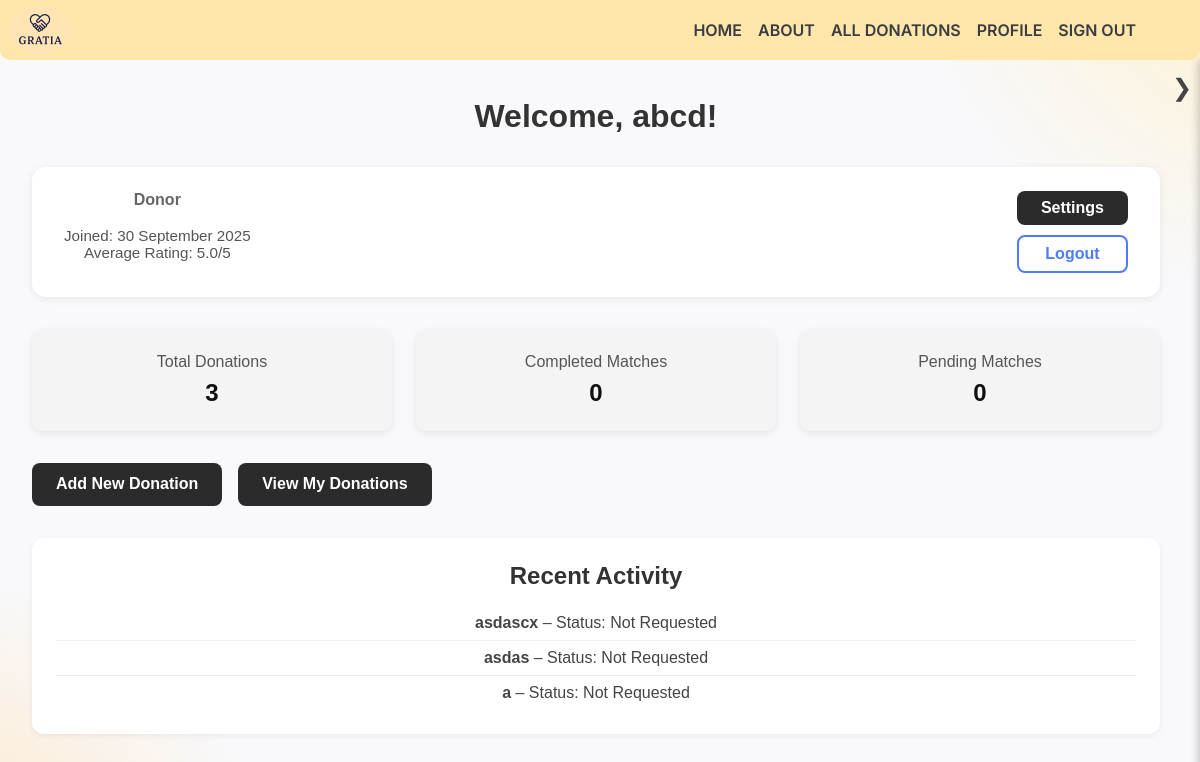
Screenshot of /dashboard (signed in) with the database file from the repository.
### tables this page shows
CREATE TABLE "Users"(`user_id` TEXT PRIMARY KEY, `name` TEXT, `email` TEXT, `password` TEXT, `role` TEXT, `Creation_date` CURRENT_TIMESTAMP, notifications_enabled INTEGER DEFAULT 0, public_profile INTEGER DEFAULT 0, preferred_category TEXT);

CREATE TABLE "Donations" (
    donation_id INTEGER PRIMARY KEY AUTOINCREMENT,
    donor_id TEXT,
    items TEXT,
    category TEXT,
    status TEXT DEFAULT 'Available',
    "date_donated" DATETIME DEFAULT CURRENT_TIMESTAMP, Image_URL TEXT,
    FOREIGN KEY (donor_id) REFERENCES Users(user_id)
);

### main.py (the view, shortened to what this page needs)
@app.route("/dashboard")
@login_required
def dashboard():
    db = get_db()
    user = current_user()
    if user.role == "Donor":
        stats = db.execute(
            """SELECT
                    COUNT(*) as total_donations,
                    SUM(CASE WHEN donation_id IN (SELECT donation_id FROM matches_ex WHERE status = 'Completed') THEN 1 ELSE 0 END) as completed_donations,
                    SUM(CASE WHEN donation_id IN (SELECT donation_id FROM matches_ex WHERE status = 'Pending') THEN 1 ELSE 0 END) as pending_matches
                FROM Donations WHERE donor_id = ?""",
            (user.user_id,),
        ).fetchone()
        recent = db.execute(
            """SELECT d.items, COALESCE(m.status, 'Not Requested') as status
                FROM Donations d
                LEFT JOIN matches_ex m ON d.donation_id = m.donation_id
                WHERE d.donor_id = ?
                ORDER BY d.donation_id DESC
                LIMIT 5""",
            (user.user_id,),
        ).fetchall()
    creation_str = ""
    try:
        dt = datetime.strptime(user.creation_date.strip(), "%d/%m/%y %H:%M:%S")
        creation_str = dt.strftime("%d %B %Y")
    except Exception:
        creation_str = user.creation_date if hasattr(user, "creation_date") else ""
    print("DEBUG — User attributes:", vars(user))
    avg_row = db.execute(
        "SELECT AVG(rating) as avg FROM Ratings WHERE rated_id=?", (user.user_id,)
    ).fetchone()
    avg_rating = (
        round(avg_row["avg"], 1) if avg_row and avg_row["avg"] is not None else 0
    )
    return render_template(
        "partials/dashboard.html",
        user=user,
        stats=stats,
        recent=recent,
        creation_str=creation_str,
        avg_rating=avg_rating,
    )

### main.py (called while the page is built)
def get_db():
    db = getattr(g, "_database", None)
    if db is None:
        db = g._database = sqlite3.connect(DATABASE)
        db.row_factory = sqlite3.Row
    return db

@app.teardown_appcontext
def close_connection(exception):
    db = getattr(g, "_database", None)
    if db:
        db.close()

def current_user():
    if "user_id" in session:
        db = get_db()
        row = db.execute(
            "SELECT * FROM Users WHERE user_id=?", (session["user_id"],)
        ).fetchone()
        if row:
            return User(row)
    return None

def login_required(f):
    @wraps(f)
    def decorated_function(*args, **kwargs):
        if "user_id" not in session:
            flash("Please sign in first.", "warning")
            return redirect(url_for("signin_page"))
        return f(*args, **kwargs)
    return decorated_function

@app.context_processor
def inject_notifications():
    user = current_user()
    notifications = []
    unread_count = 0
    if user:
        db = get_db()
        notifications = db.execute(
            "SELECT * FROM Notifications WHERE user_id=? ORDER BY created_at DESC",
            (user.user_id,),
        ).fetchall()
        unread_count = sum(1 for n in notifications if n["read"] == 0)
    return dict(notifications=notifications, notif_count=unread_count)

### templates/partials/dashboard.html (shortened to what this page needs)
{% extends "layout.html" %}
{% block content %}
<div class="scroll-container">
  <div id="swup" class="transition-fade">
  <main class="dashboard">
    <h1>Welcome, {{ user.name }}!</h1>
    <div class="profile-overview">
      <div class="profile-info">
        <p class="role">{{ user.role }}</p>
        <br>
        <p class="joined">Joined: {{ creation_str }}</p>
        <p class="rating">
          Average Rating:
          {% if avg_rating is defined and avg_rating %}
            {{ avg_rating|round(1) }}/5
          {% else %}
            N/A
          {% endif %}
        </p>
      </div>
      <div class="profile-actions">
        <a href="{{ url_for('settings') }}" class="btn">Settings</a>
        <a href="{{ url_for('signout') }}" class="btn btn-outline">Logout</a>
      </div>
    </div>
    <div class="dashboard-stats">
      {% if user.role == "Donor" %}
        <div class="stat-card">
          <h3>Total Donations</h3>
          <p>{{ stats.total_donations }}</p>
        </div>
        <div class="stat-card">
          <h3>Completed Matches</h3>
          <p>{{ stats.completed_donations }}</p>
        </div>
        <div class="stat-card">
          <h3>Pending Matches</h3>
          <p>{{ stats.pending_matches }}</p>
        </div>
      {% endif %}
    </div>
    <div class="dashboard-actions">
      {% if user.role == "Donor" %}
        <a href="{{ url_for('add') }}" class="btn">Add New Donation</a>
        <a href="{{ url_for('matches') }}" class="btn">View My Donations</a>
      {% else %}
        <a href="{{ url_for('find_matches') }}" class="btn">Find Donations</a>
        <a href="{{ url_for('matches') }}" class="btn">View My Requests</a>
      {% endif %}
    </div>
    <div class="dashboard-recent">
      <h2>Recent Activity</h2>
      {% if recent %}
        <ul>
          {% for item in recent %}
            <li>
              <strong>{{ item.items }}</strong> – Status: {{ item.status }}
            </li>
          {% endfor %}
        </ul>
      {% else %}
        <p>No recent activity.</p>
      {% endif %}
    </div>
  </main>
  </div>
</div>
{% endblock %}

### static/css/styles.css (style rules this page uses)
* { margin: 0; padding: 0; box-sizing: border-box; }
*, *::before, *::after { box-sizing: border-box; }
body { font-family: 'Inter', sans-serif; color: #222; background-color: #f9f9fb; }
body::before { content: ""; position: fixed; top: -100px; right: -100px; width: 400px; height: 400px; background: radial-gradient(circle at top right, #ffefc6, transparent 70%); z-index: -1; }
body::after { content: ""; position: fixed; bottom: -100px; left: -100px; width: 400px; height: 400px; background: radial-gradient(circle at bottom left, #ffe2b8, transparent 70%); z-index: -1; }
main { max-width: 900px; margin: 2rem auto; padding: 0 1rem; text-align: center; }
h1, h2, h3, h4 { font-weight: 600; color: #222; }
p, span, li, a, button { font-weight: 400; color: #444; }
.btn { background-color: #2b2b2b; color: #fff; padding: 0.5rem 1.5rem; border-radius: 8px; text-decoration: none; font-weight: 600; transition: background 0.2s; transition: background-color 0.2s ease, transform 0.15s ease; }
#swup { opacity: 1; transform: translateY(3px); transition: opacity 0.25s ease-in-out, transform 0.25s ease-in-out; }
.profile-overview { display: flex; justify-content: space-between; align-items: flex-start; gap: 2rem; background: #fff; padding: 1.5rem 2rem; border-radius: 14px; box-shadow: 0 2px 8px rgba(0, 0, 0, 0.08); margin-bottom: 2rem; }
.profile-info .role { font-weight: 600; color: #666; }
.profile-info .joined, .profile-info .rating { font-size: 0.95rem; color: #555; }
.profile-actions { display: flex; flex-direction: column; gap: 0.6rem; justify-content: center; }
.btn-outline { background: transparent; border: 2px solid #4e7cff; color: #4e7cff; }
.scroll-container { height: 100vh; overflow: hidden; position: relative; }
.scroll-container>#swup { height: 100%; overflow-y: scroll; padding-right: 8px; box-sizing: content-box; }
html, body { height: 100%; overflow: hidden; margin: 0; padding: 0; }
.dashboard-stats { display: flex; flex-wrap: wrap; gap: 1rem; margin: 2rem 0; }
.dashboard-actions { display: flex; flex-wrap: wrap; gap: 1rem; margin-bottom: 2rem; }
.dashboard { padding: 2rem; max-width: 1200px; margin: auto; color: #222; font-family: 'Arial', sans-serif; }
.dashboard h1 { font-size: 2rem; margin-bottom: 2rem; font-weight: 700; color: #333; }
.dashboard-stats { display: flex; flex-wrap: wrap; gap: 1.5rem; margin-bottom: 2rem; }
.stat-card { flex: 1 1 200px; background-color: #f4f4f4; border-radius: 12px; padding: 1.5rem; box-shadow: 0 3px 8px rgba(0, 0, 0, 0.08); text-align: center; transition: transform 0.2s, box-shadow 0.2s; }
.stat-card h3 { font-size: 1rem; margin-bottom: 0.5rem; font-weight: 500; color: #555; }
.stat-card p { font-size: 1.5rem; font-weight: 600; color: #111; }
.dashboard-actions .btn { background-color: #2b2b2b; color: #fff; padding: 0.8rem 1.5rem; border-radius: 8px; text-decoration: none; font-weight: 600; transition: background 0.2s; transition: background-color 0.2s ease, transform 0.15s ease; }
.dashboard-recent { background-color: #fff; border-radius: 12px; padding: 1.5rem; box-shadow: 0 2px 6px rgba(0, 0, 0, 0.06); }
.dashboard-recent h2 { margin-bottom: 1rem; color: #333; }
.dashboard-recent ul { list-style-type: none; padding: 0; margin: 0; }
.dashboard-recent li { padding: 0.5rem 0; border-bottom: 1px solid #eee; color: #444; }
.dashboard-recent li:last-child { border-bottom: none; }

### rows the page displays
Users: name "abcd", role "Donor"
Donations: items "asdascx", status "Not Requested"
Donations: items "asdas", status "Not Requested"
Donations: items "a", status "Not Requested"

### other values shown
{{ creation_str }} "30 September 2025"
{{ avg_rating|round(1) }} "5.0"
{{ stats.total_donations }} "3"
{{ stats.completed_donations }} "0"
{{ stats.pending_matches }} "0"
